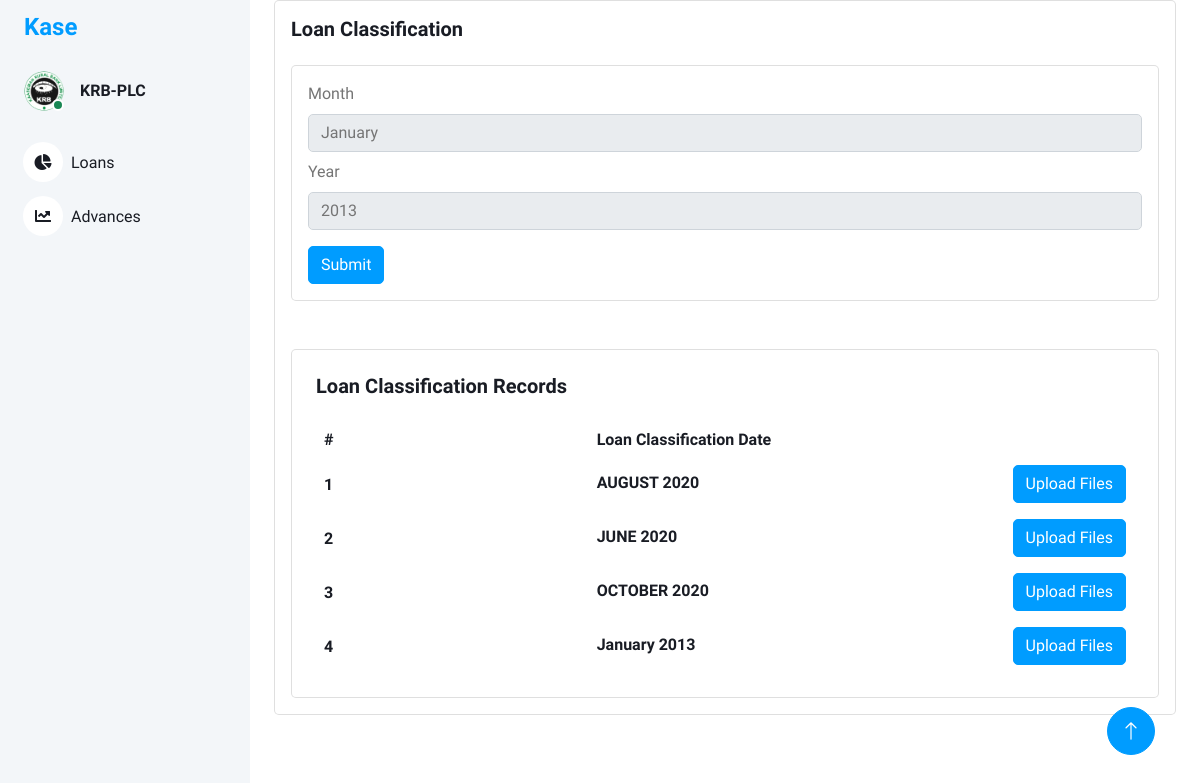
Before: / with the older database file.
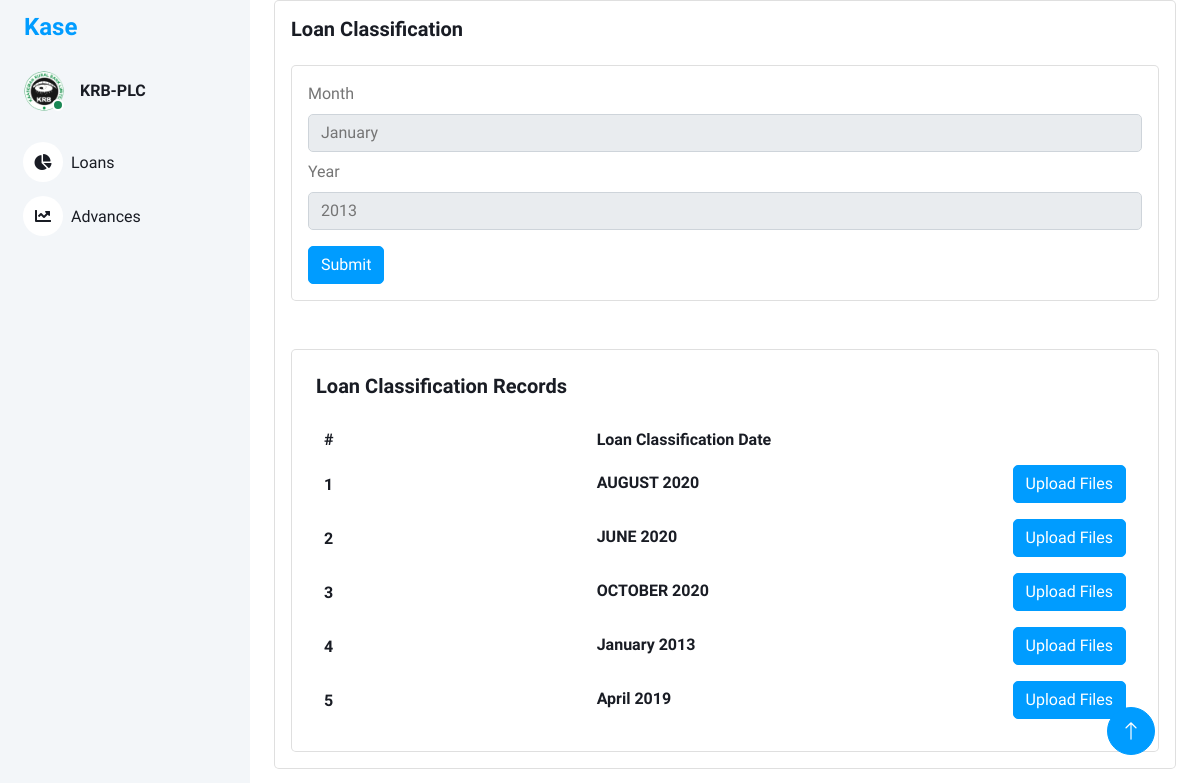
After: the same page with the newer database file.
### models/loan_classification.py (models this page shows, shortened)
class LoanClassification(db.Model):
    id = db.Column(db.Integer, primary_key=True)
    loan_classification_name = db.Column(db.String(100), nullable=False)
    loan_classification_desc = db.Column(db.String(100), nullable=True)

### views/main_views.py (the view)
@bp.route('/')
def index():
    loan_classifications = LoanClassification.query.all()  # Retrieve all loan classifications from the database
    serialized_loan_classifications = []
    for classification in loan_classifications:
        serialized_loan_classifications.append({
            'id': classification.id,
            'loan_classification_name': classification.loan_classification_name,
            'loan_classification_desc': classification.loan_classification_desc,
        })
    return render_template('index.html',loan_classes=serialized_loan_classifications)

### templates/index.html (shortened to what this page needs)
<!DOCTYPE html>
<html lang="en">
<head>
    <link href="https://cdnjs.cloudflare.com/ajax/libs/font-awesome/5.10.0/css/all.min.css" rel="stylesheet">
    <link href="https://cdn.jsdelivr.net/npm/bootstrap-icons@1.4.1/font/bootstrap-icons.css" rel="stylesheet">
    <link href="{{ url_for('static', filename='lib/owlcarousel/assets/owl.carousel.min.css') }}" rel="stylesheet">
    <link href="{{ url_for('static', filename='lib/tempusdominus/css/tempusdominus-bootstrap-4.min.css') }}"
        rel="stylesheet" />
    <link href="{{ url_for('static',filename='css/bootstrap.min.css') }}" rel="stylesheet">
    <link href="{{ url_for('static', filename='css/style.css') }}" rel="stylesheet">
</head>
<body>
    <div class="container-xxl position-relative bg-white d-flex p-0">
        <div class="sidebar pe-4 pb-3">
            <nav class="navbar bg-light navbar-light">
                <a href="{{ url_for('main.index') }}" class="navbar-brand mx-4 mb-3">
                    <h4 class="text-primary">Kase</h4>
                </a>
                <div class="d-flex align-items-center ms-4 mb-4">
                    <div class="position-relative">
                        <img class="rounded-circle" src="{{ url_for('static',filename='img/krblogoBig.png') }}" alt=""
                            style="width: 40px; height: 40px;">
                        <div
                            class="bg-success rounded-circle border border-2 border-white position-absolute end-0 bottom-0 p-1">
                        </div>
                    </div>
                    <div class="ms-3">
                        <h6 class="mb-0">KRB-PLC</h6>
                    </div>
                </div>
                <div class="navbar-nav w-100">
                    <a href="{{ url_for('main.index') }}" class="nav-item nav-link"><i
                            class="fa fa-chart-pie me-2"></i>Loans
                    </a>
                    <a href="{{ url_for('returns.returns') }}" class="nav-item nav-link"><i
                            class="fa fa-chart-line me-2"></i>Advances</a>
                </div>
            </nav>
        </div>
        <div class="content">
            <div class="container-fluid">
                <div class="container-fluid">
                    <div class="card">
                        <div class="card-body">
                            <h5 class="card-title fw-semibold mb-4">Loan Classification</h5>
                            <div class="card">
                                <div class="card-body">
                                    <form method="post" action="{{ url_for('loan_classification.create_loan_classification') }}">
                                        <div class="mb-3">
                                            <label for="loanClassificationDate" class="form-label">Month</label>
                                            <select name="loanClassMonth" id="loanClassMonth" class="form-control mb-2">
                                                <option value="January">January</option>
                                            </select>
                                            <label for="loanClassificationDate" class="form-label">Year</label>
                                            <select name="loanClassYear" id="loanClassYear" class="form-control"></select>
                                        </div>
                                        <button type="submit" class="btn btn-primary">Submit</button>
                                    </form>
                                </div>
                            </div>
                            <br>
                            <br>
                            <div class="card w-100">
                                <div class="card-body p-4">
                                    <h5 class="card-title fw-semibold mb-4">Loan Classification Records </h5>
                                    <div class="table-responsive">
                                        <table class="table text-nowrap mb-0 align-middle">
                                            <thead class="text-dark fs-4">
                                                <tr>
                                                    <th class="border-bottom-0">
                                                        <h6 class="fw-semibold mb-0">#</h6>
                                                    </th>
                                                    <th class="border-bottom-0">
                                                        <h6 class="fw-semibold mb-0">Loan Classification Date</h6>
                                                    </th>
                                                    <th class="border-bottom-0">
                                                    </th>
                                                </tr>
                                            </thead>
                                            <tbody>
                                                {% for classification in loan_classes %}
                                                <tr>
                                                    <td class="border-bottom-0">
                                                        <h6 class="fw-semibold mb-0">{{ classification.id }}</h6>
                                                    </td>
                                                    <td class="border-bottom-0">
                                                        <h6 class="fw-semibold mb-1">{{ classification.loan_classification_name }}</h6>
                                                    </td>
                                                    <td class="border-bottom-0">
                                                        <a href="{{ url_for('loan_classification.loan_classification_uploads', id=classification.id ) }}" class="btn btn-primary">Upload Files</a>
                                                    </td>
                                                </tr>
                                                {% endfor %}
                                            </tbody>
                                        </table>
                                    </div>
                                </div>
                            </div>
                        </div>
                    </div>
                </div>
            </div>
            <a href="#" class="btn btn-lg btn-primary btn-lg-square back-to-top"><i class="bi bi-arrow-up"></i></a>
        </div>
    </div>
</body>
</html>

### static/css/style.css (style rules this page uses)
:root { --primary: #009CFF; --light: #F3F6F9; --dark: #191C24; }
.back-to-top { position: fixed; display: none; right: 45px; bottom: 45px; z-index: 99; }
.btn { transition: .5s; }
.btn.btn-primary { color: #FFFFFF; }
.btn-lg-square { width: 48px; height: 48px; }
.btn-square, .btn-sm-square, .btn-lg-square { padding: 0; display: inline-flex; align-items: center; justify-content: center; font-weight: normal; border-radius: 50px; }
.sidebar { position: fixed; top: 0; left: 0; bottom: 0; width: 250px; height: 100vh; overflow-y: auto; background: var(--light); transition: 0.5s; z-index: 999; }
.content { margin-left: 250px; min-height: 100vh; background: #FFFFFF; transition: 0.5s; }
@media (min-width: 992px) { .sidebar { margin-left: 0; } }
@media (min-width: 992px) { .content { width: calc(100% - 250px); } }
.sidebar .navbar .navbar-nav .nav-link { padding: 7px 20px; color: var(--dark); font-weight: 500; border-left: 3px solid var(--light); border-radius: 0 30px 30px 0; outline: none; }
.sidebar .navbar .navbar-nav .nav-link i { width: 40px; height: 40px; display: inline-flex; align-items: center; justify-content: center; background: #FFFFFF; border-radius: 40px; }

### templates/index.html (style rules this page uses)
table { width: 100%; table-layout: fixed; }
table th:nth-child(3), table td:nth-child(3) { text-align:right; }

Changed rows visible on the page:
added LoanClassification: id "5", loan_classification_name "April 2019"
